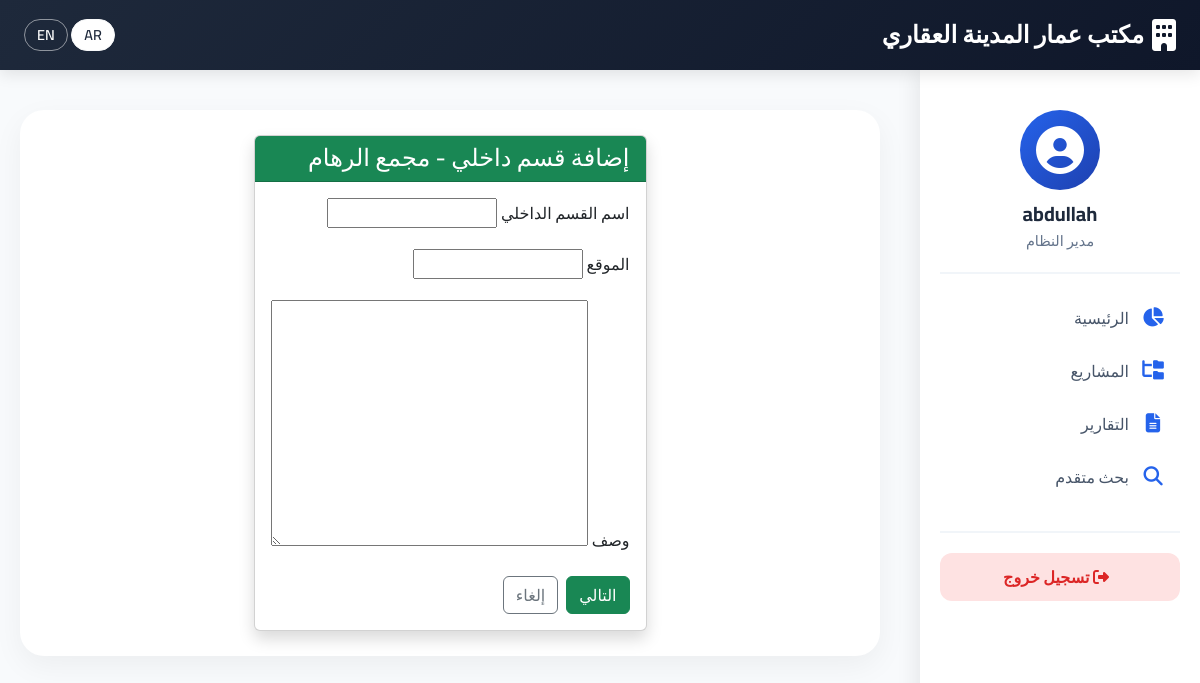
/add/sub-category/3/ (signed in), run on an earlier commit of the app's database.
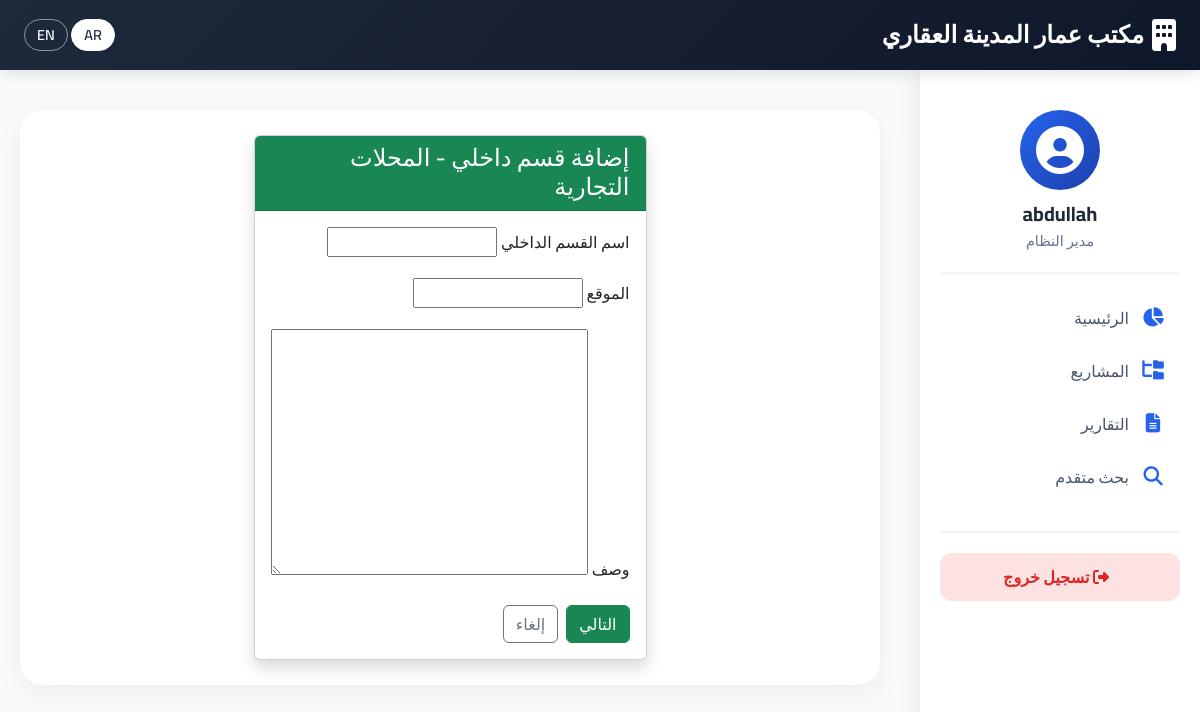
And on a later commit of the database.
### rentals/models.py (models this page shows, shortened)
class MainCategory(models.Model):
    name = models.CharField(max_length=100, unique=True, verbose_name="اسم الفئة الرئيسية")
    description = models.TextField(blank=True, verbose_name="وصف")
    created_at = models.DateTimeField(auto_now_add=True)
    class Meta:
        verbose_name = "فئة رئيسية"
        verbose_name_plural = "الفئات الرئيسية"
        ordering = ['name']

### rentals/views.py (the view)
# urls.py: path('add/sub-category/<int:category_id>/', views.add_sub_category, name='add_sub_category'),
@login_required
@permission_required('rentals.add_subcategory', raise_exception=True)
def add_sub_category(request, category_id):
    category = get_object_or_404(MainCategory, pk=category_id)
    if request.method == 'POST':
        form = SubCategoryForm(request.POST)
        if form.is_valid():
            sub = form.save(commit=False)
            sub.main_category = category
            sub.save()
            messages.success(request, _('تم إضافة القسم الداخلي بنجاح.'))
            return redirect('add_unit', subcategory_id=sub.id)
    else:
        form = SubCategoryForm()
    return render(request, 'rentals/add_sub_category.html', {'form': form, 'category': category})

### rentals/forms.py
class SubCategoryForm(forms.ModelForm):
    class Meta:
        model = SubCategory
        fields = ['name', 'location', 'description']
        labels = {
            'name': _('اسم القسم الداخلي'),
            'location': _('الموقع'),
            'description': _('وصف'),
        }

### rentals/templates/rentals/add_sub_category.html (shortened to what this page needs)
{% extends 'rentals/base.html' %}
{% load i18n %}
{% block content %}
<div class="row justify-content-center">
    <div class="col-md-8 col-lg-6">
        <div class="card shadow">
            <div class="card-header bg-success text-white">
                <h4 class="mb-0">{% trans "إضافة قسم داخلي" %} - {{ category.name }}</h4>
            </div>
            <div class="card-body">
                <form method="post">
                    {% for field in form %}
                        <div class="mb-3">
                            <label for="{{ field.id_for_label }}" class="form-label">{{ field.label }}</label>
                            {{ field }}
                        </div>
                    {% endfor %}
                    <div class="d-flex gap-2">
                        <button type="submit" class="btn btn-success">
                             {% trans "التالي" %}
                        </button>
                        <a href="{% url 'choose_subcategory' category.id %}" class="btn btn-outline-secondary">
                             {% trans "إلغاء" %}
                        </a>
                    </div>
                </form>
            </div>
        </div>
    </div>
</div>
{% endblock %}

What changed in the data, as far as the page shows it:
changed MainCategory: name "مجمع الرهام" → "المحلات التجارية"
